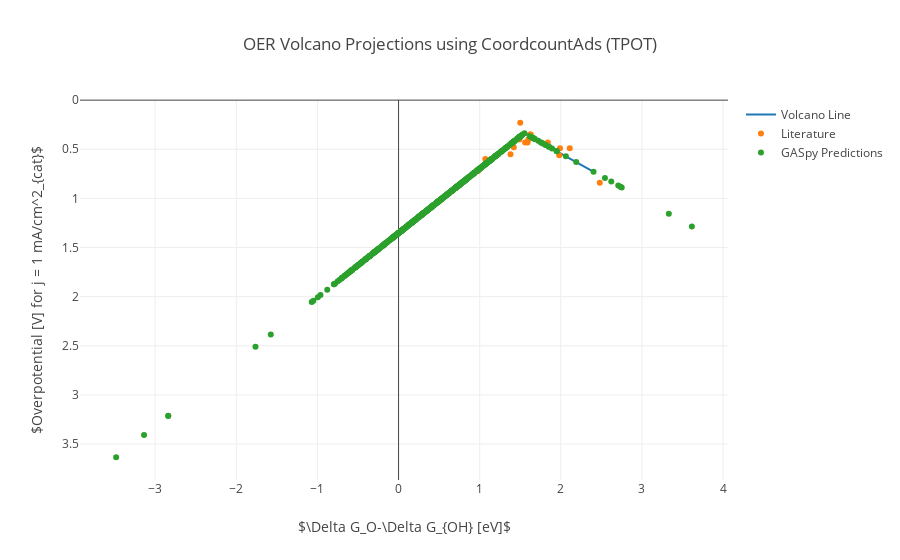
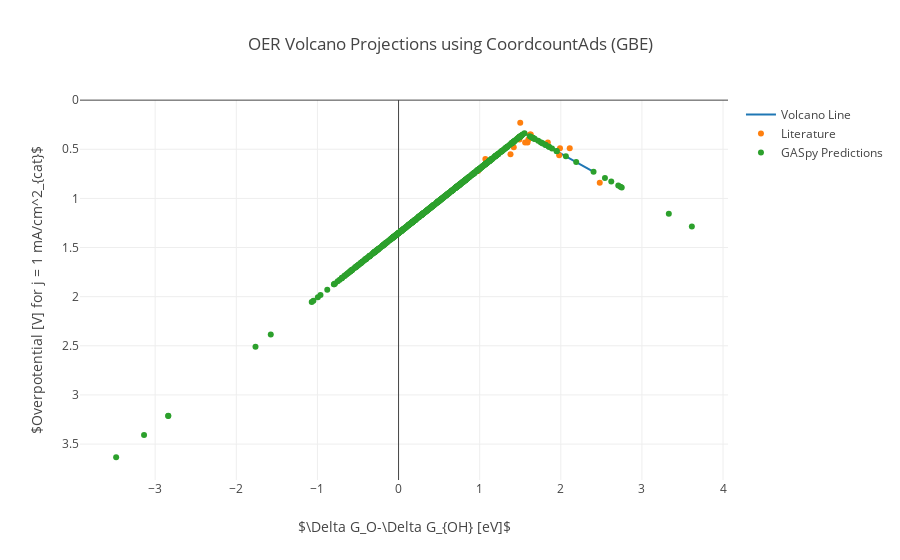
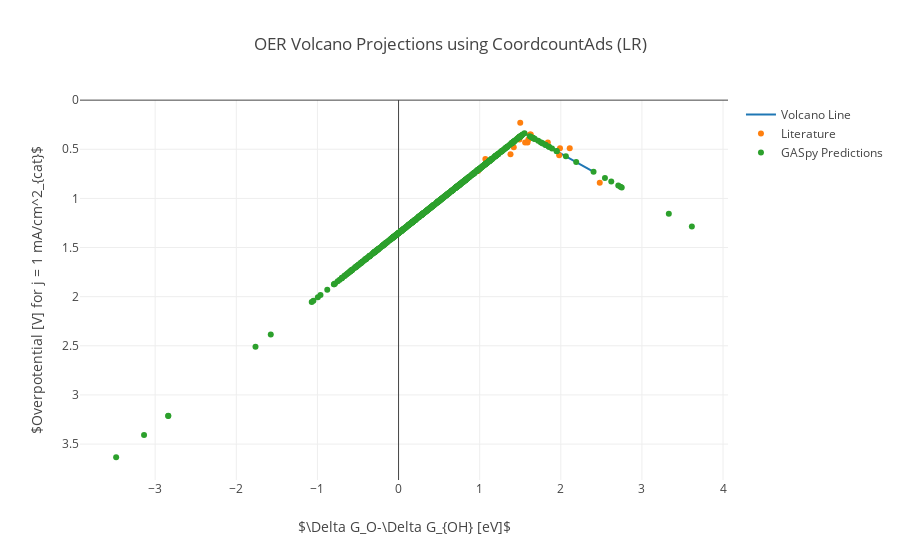
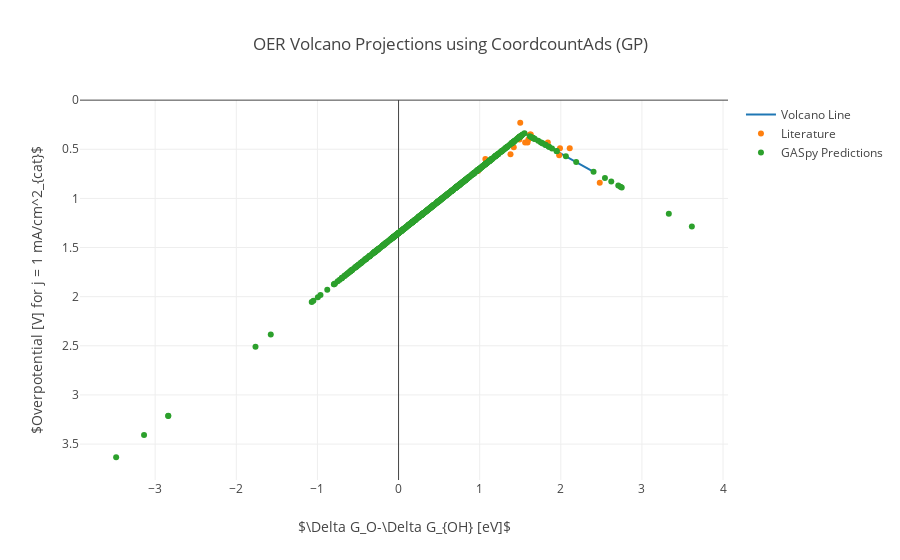

Source (notebook cell) for these figures, in order:
### Markdown cell above
###### OER

### Code cell
# The domain to plot over
x = np.linspace(0.8, 2.4, 100).tolist()

# Let's make a plot for each model
for model in MODELS:
    traces = []
    
    # Add the volcano line
    traces.append(go.Scatter(x=x,
                             y=map(CURVES['OER'], x),
                             mode='lines',
                             name='Volcano Line'))
 
    # Add the data points from the original volcano
    traces.append(go.Scatter(x=POINTS['OER']['x'],
                             y=POINTS['OER']['y'],
                             mode='markers',
                             text=POINTS['OER']['labels'],
                             name='Literature'))
    
    # Add our predictions
    traces.append(go.Scatter(x=OER_ENERGIES.values(),
                             y=map(CURVES['OER'], OER_ENERGIES.values()),
                             mode='markers',
                             text=['\n'.join(key) for key in OER_ENERGIES.keys()],
                             name='GASpy Predictions'))
    
    # Format and plot
    layout = go.Layout(xaxis=dict(title='$\Delta G_O-\Delta G_{OH} [eV]$'),
                       yaxis=dict(title='$Overpotential [V] for j = 1 mA/cm^2_{cat}$',
                                  autorange='reversed'),
                       title='OER Volcano Projections using CoordcountAds (%s)' % model)
    iplot(go.Figure(data=traces, layout=layout))
